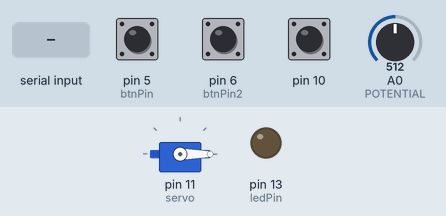
The sketch below on a simulated Arduino Uno, built with avr-gcc and run on an emulated ATmega328P. Parts: servo, output pins drawn as LEDs (lit = HIGH). The test bench sets the inputs (shaded band); at power-on: pin 5 (btnPin) HIGH, pin 6 (btnPin2) HIGH, pin 10 HIGH, A0 (POTENTIAL) = 512. Pins used as bus, display or sensor lines are not drawn; what the sketch prints to the serial monitor is not drawn.

Above: at 1.2 s.
1.3 s: pin 5 (btnPin) pulled LOW for 1 s
At 2.5 s:
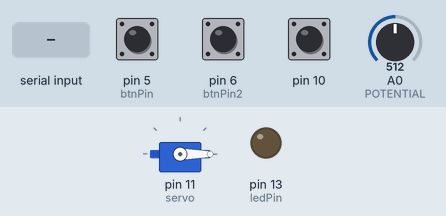
7.3 s: "A\n" received over the second serial link
At 7.4 s:
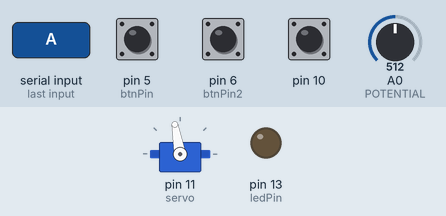
8.8 s: pin 5 (btnPin) pulled LOW for 3.2 s
At 12.5 s:
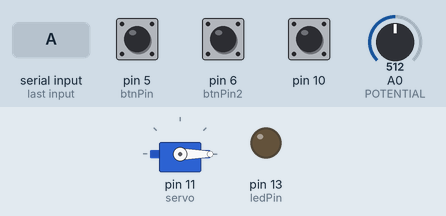
Timing chart, 0 to 14.0 s (numbered marks = the images above; inputs shaded):
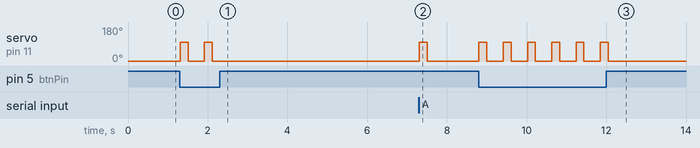

Measured:
- after the input at 1.3 s, servo on pin 11 (servo): alternates 100° for 0.20 s and 0° for 0.41 s, 4 changes in all, then stays 0°, starting at once
- after the input at 7.3 s, servo on pin 11 (servo): 0° → 100° at once, → 0° 0.20 s later
- after the input at 8.8 s, servo on pin 11 (servo): alternates 100° for 0.20 s and 0° for 0.41 s, 12 changes in all, then stays 0°, starting at once

The sketch:

arduino_bluetooth.ino
```cpp
#include <CapacitiveSensor.h> //정전식 센서 라이브러리 추가
#include <Servo.h> //servo 라이브러리 추가
#include <SoftwareSerial.h>

CapacitiveSensor cs_8_10=CapacitiveSensor(8,10);
SoftwareSerial hc06(2,3); //Tx, Rx
Servo servo;

const unsigned int POTENTIAL=A0;

int sensor_value=0;

int btnPin=5;
int btnPin2=6;
int ledPin=13;
int ledPin2=8;
int buttonstate=0;
char data;

int servomove(){
      servo.write(100);
      delay(200);
      servo.write(0);
      delay(400);
      return 1;
}
void setup() {
  Serial.begin(9600);
  hc06.begin(9600);
  servo.attach(11);   //servo 핀 설정
  Serial.println("Enter AT commands:");

  cs_8_10.set_CS_AutocaL_Millis(0xFFFFFFFF);

  pinMode(ledPin, OUTPUT);
  pinMode(ledPin2, OUTPUT);
  pinMode(btnPin, INPUT);
  pinMode(btnPin2, INPUT);

  digitalWrite(btnPin,HIGH);
  digitalWrite(btnPin2,HIGH);
  servo.write(0);
}

void loop() {
  sensor_value=analogRead(POTENTIAL);

  long total1 = cs_8_10.capacitiveSensor(30);
   if(total1>80){
    hc06.println("input Money");
    Serial.println("input Money");
    delay(2000);
   }
  if(hc06.available()){
    //Serial.write(hc06.read()); //블루투스 내용을 시리얼에 쓰기
    char value = hc06.read();//-'0';
    //Serial.write(value);
    if(value==1){
      Serial.println("msg = "+value);
      digitalWrite(ledPin2,LOW);
    }
    else if (value==10){
      Serial.println("서보모터 동작");
      while(1){
      if(servomove()==1){
        break;
        }
      }

      digitalWrite(ledPin2,HIGH);
    }else
    {
      Serial.println(value);
    }
  }

  if(Serial.available()){
    hc06.write(Serial.read()); //시리얼 모니터 내용을 블루투스에 쓰기
    Serial.println(Serial.read());
  }

  //delay(500);

   data=Serial.read();
    if(data=='A'){
        digitalWrite(ledPin2,HIGH);
        delay(100);
        digitalWrite(ledPin2,LOW);
        delay(100);
    }

   buttonstate=digitalRead(btnPin);

   if(digitalRead(btnPin)==LOW){
      //Serial.print(2);
      char value1 = '1';
      //hc06.write(value1);
      hc06.println("on");
      Serial.write(Serial.read());
      //hc06.write(Serial.read());
      //hc06.println(Serial.read());
      Serial.flush();

      //임시 테스트
      while(1){
        Serial.write("test구간 진입");
      if(servomove()==1){

        break;
        }
      }

   }
    if(digitalRead(btnPin2)==LOW){
      //Serial.print(3);
      //Serial.write(2);
      Serial.flush();
      //hc06.write("3");
      hc06.println("off");
      //digitalWrite(ledPin2,LOW);
      //digitalWrite(ledPin,HIGH);
      delay(30);
   }

}
```
